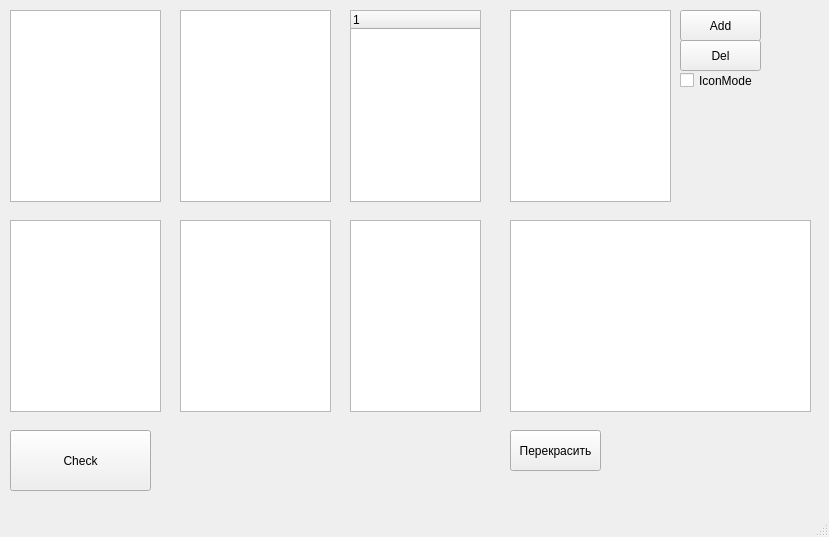
<?xml version="1.0" encoding="UTF-8"?>
<ui version="4.0">
 <class>MainWindow</class>
 <widget class="QMainWindow" name="MainWindow">
  <property name="geometry">
   <rect>
    <x>0</x>
    <y>0</y>
    <width>829</width>
    <height>537</height>
   </rect>
  </property>
  <property name="windowTitle">
   <string>MainWindow</string>
  </property>
  <widget class="QWidget" name="centralwidget">
   <widget class="QListWidget" name="listWidget">
    <property name="geometry">
     <rect>
      <x>10</x>
      <y>10</y>
      <width>151</width>
      <height>192</height>
     </rect>
    </property>
    <property name="editTriggers">
     <set>QAbstractItemView::AllEditTriggers</set>
    </property>
   </widget>
   <widget class="QPushButton" name="pushButton">
    <property name="geometry">
     <rect>
      <x>10</x>
      <y>430</y>
      <width>141</width>
      <height>61</height>
     </rect>
    </property>
    <property name="text">
     <string>Check</string>
    </property>
   </widget>
   <widget class="QTableWidget" name="tableWidget">
    <property name="geometry">
     <rect>
      <x>180</x>
      <y>10</y>
      <width>151</width>
      <height>192</height>
     </rect>
    </property>
   </widget>
   <widget class="QTreeWidget" name="treeWidget">
    <property name="geometry">
     <rect>
      <x>350</x>
      <y>10</y>
      <width>131</width>
      <height>192</height>
     </rect>
    </property>
    <property name="tabKeyNavigation">
     <bool>true</bool>
    </property>
    <column>
     <property name="text">
      <string notr="true">1</string>
     </property>
    </column>
   </widget>
   <widget class="QListView" name="listView">
    <property name="geometry">
     <rect>
      <x>10</x>
      <y>220</y>
      <width>151</width>
      <height>192</height>
     </rect>
    </property>
   </widget>
   <widget class="QTreeView" name="treeView">
    <property name="geometry">
     <rect>
      <x>350</x>
      <y>220</y>
      <width>131</width>
      <height>192</height>
     </rect>
    </property>
   </widget>
   <widget class="QTableView" name="tableView">
    <property name="geometry">
     <rect>
      <x>180</x>
      <y>220</y>
      <width>151</width>
      <height>192</height>
     </rect>
    </property>
   </widget>
   <widget class="QListWidget" name="listWidgetHW">
    <property name="geometry">
     <rect>
      <x>510</x>
      <y>10</y>
      <width>161</width>
      <height>192</height>
     </rect>
    </property>
    <property name="acceptDrops">
     <bool>true</bool>
    </property>
    <property name="editTriggers">
     <set>QAbstractItemView::AnyKeyPressed|QAbstractItemView::DoubleClicked|QAbstractItemView::EditKeyPressed</set>
    </property>
    <property name="dragEnabled">
     <bool>true</bool>
    </property>
    <property name="defaultDropAction">
     <enum>Qt::MoveAction</enum>
    </property>
   </widget>
   <widget class="QPushButton" name="pushButton_2">
    <property name="geometry">
     <rect>
      <x>680</x>
      <y>10</y>
      <width>81</width>
      <height>31</height>
     </rect>
    </property>
    <property name="text">
     <string>Add</string>
    </property>
   </widget>
   <widget class="QPushButton" name="pushButton_3">
    <property name="geometry">
     <rect>
      <x>680</x>
      <y>40</y>
      <width>81</width>
      <height>31</height>
     </rect>
    </property>
    <property name="text">
     <string>Del</string>
    </property>
   </widget>
   <widget class="QCheckBox" name="checkBox">
    <property name="geometry">
     <rect>
      <x>680</x>
      <y>70</y>
      <width>81</width>
      <height>21</height>
     </rect>
    </property>
    <property name="text">
     <string>IconMode</string>
    </property>
   </widget>
   <widget class="QTableWidget" name="tableWidget_2">
    <property name="geometry">
     <rect>
      <x>510</x>
      <y>220</y>
      <width>301</width>
      <height>192</height>
     </rect>
    </property>
   </widget>
   <widget class="QPushButton" name="pushButton_4">
    <property name="geometry">
     <rect>
      <x>510</x>
      <y>430</y>
      <width>91</width>
      <height>41</height>
     </rect>
    </property>
    <property name="text">
     <string>Перекрасить</string>
    </property>
   </widget>
  </widget>
  <widget class="QMenuBar" name="menubar">
   <property name="geometry">
    <rect>
     <x>0</x>
     <y>0</y>
     <width>829</width>
     <height>20</height>
    </rect>
   </property>
  </widget>
  <widget class="QStatusBar" name="statusbar"/>
 </widget>
 <resources/>
 <connections/>
</ui>
